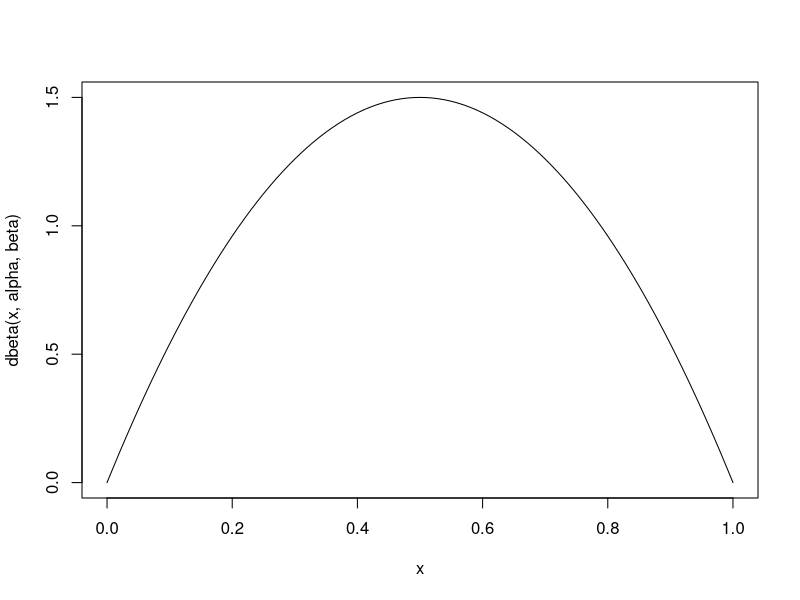

Reproduce this figure in R.
n.s=c(1000,5000,10000)
B.s=c(10,50,100,250,500)

n=n.s[1]
B=B.s[1]

alpha=2
beta=2
X=rbeta(n,alpha,beta)

curve(dbeta(x,alpha,beta))

K=function(x,X,h){return(dnorm((x-X)/h))}

R_K=1
R_f_2_prime=4
sigma_k=1
n

h_star= (R_K/(n*R_f_2_prime*sigma_k^4))^1/5
?sample
